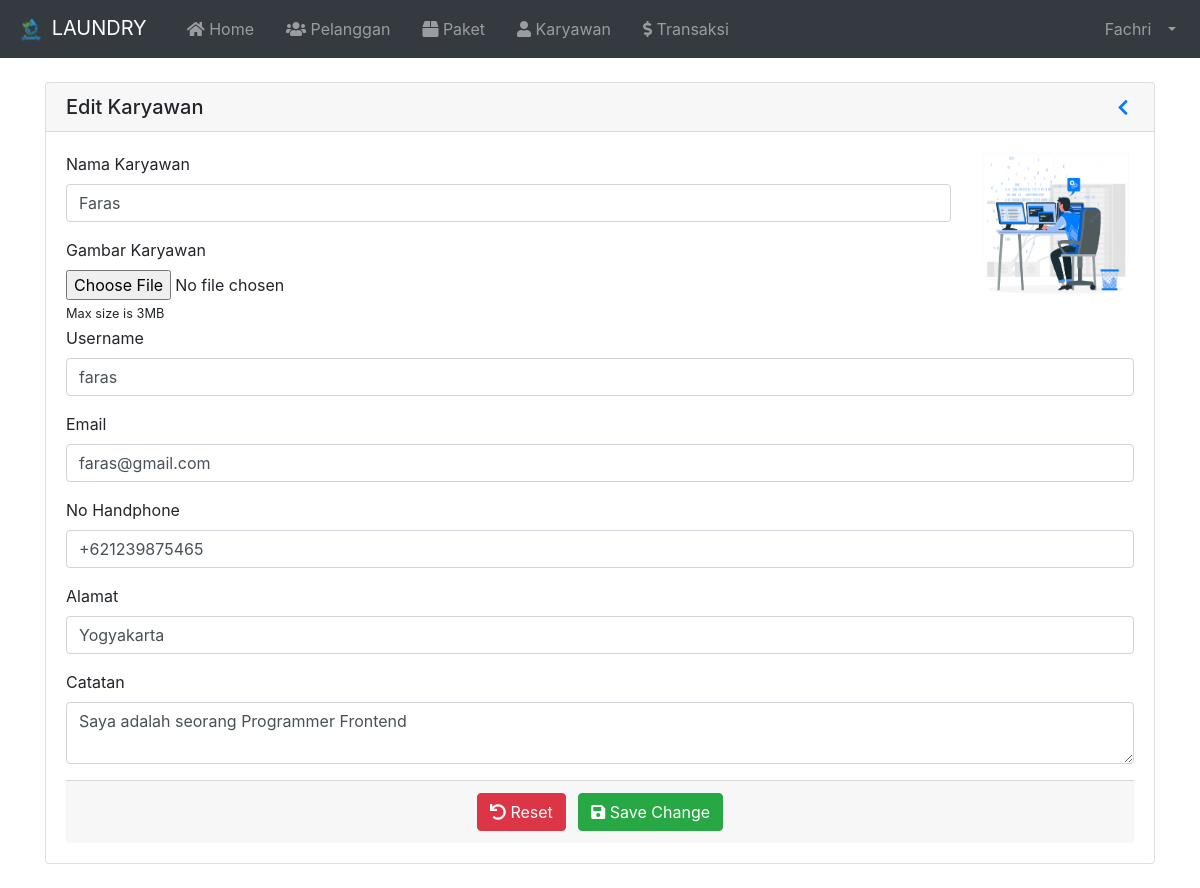
/index.php?page=EditKaryawan&id=2 (signed in), run on the app's committed database.
### tables this page shows
CREATE TABLE `tbl_karyawan` (
  `id` int(11) NOT NULL,
  `nama` varchar(100) NOT NULL,
  `username` varchar(30) NOT NULL,
  `password` varchar(255) NOT NULL,
  `email` varchar(255) NOT NULL,
  `no_hp` varchar(20) NOT NULL,
  `alamat` varchar(100) NOT NULL,
  `catatan` varchar(255) NOT NULL,
  `image` varchar(255) NOT NULL,
  `role` varchar(20) NOT NULL
);

### index.php (called while the page is built, shortened)
<?php
  require 'load/config.php';
  require 'load/function.php';
?>
<?php require_once 'header.php'; ?>
<?php require 'content.php'; ?>
<?php require_once 'footer.php'; ?>

### load/function.php (called while the page is built, shortened)
<?php
  require 'config.php';
  function viewData( $query ) {
    global $koneksi;
    $result = mysqli_query($koneksi, $query);
    if (mysqli_num_rows($result) == 1) {
      return mysqli_fetch_assoc($result);
    }
    $rows = [];
    return $rows;
  }
?>

### page/karyawan/editkaryawan.php (the view, shortened to what this page needs)
<?php
	$id = $_GET['id'];
	$data = viewData("SELECT * FROM tbl_karyawan WHERE id = '$id'");
?>
<div class="container">
	<div class="card mt-4 mb-4">
		<h5 class="card-header d-flex flex-row align-items-center justify-content-between">
			<a>Edit Karyawan</a>
			<a href="?page=Karyawan" role="button" id="dropdownMenuLink" aria-haspopup="true" aria-expanded="false">
				<i class="fas fa-chevron-left fa-sm fa-fw"></i>
			</a>
		</h5>
		<div class="card-body">
			<form method="post" enctype="multipart/form-data">
				<div class="row">
					<div class="col-md-10">
						<div class="form-group">
							<label for="nama">Nama Karyawan</label>
							<input type="text" maxlength="50" class="form-control" name="nama" id="nama" value="<?= $data['nama']; ?>"
								placeholder="Masukkan Nama Karyawan" required autofocus>
						</div>
						<div class="custom-file">
							<label for="image">Gambar Karyawan</label>
							<input type="file" class="form-control-file" name="image" id="image">
							<small>Max size is 3MB</small>
						</div>
					</div>
					<div class="col">
						<img id="imagePreview" src="upload/karyawan/<?= $data['image']; ?>" class="mb-4" height="150px" width="150px" alt="">
					</div>
				</div>
				<div class="form-group">
					<label for="username">Username</label>
					<input type="text" maxlength="30" class="form-control" name="username" id="username" placeholder="Username" value="<?= $data['username']; ?>" required>
				</div>
				<div class="form-group">
					<label for="email">Email</label>
					<input type="text" maxlength="200" class="form-control" name="email" id="email" placeholder="Email" value="<?= $data['email']; ?>" required>
				</div>
				<div class="form-group">
					<label for="no_hp">No Handphone</label>
					<input type="text" min="0" maxlength="20" class="form-control" name="no_hp" id="no_hp" placeholder="No Handphone" value="<?= $data['no_hp']; ?>" required>
				</div>
				<div class="form-group">
					<label for="alamat">Alamat</label>
					<input type="text" maxlength="100" class="form-control" name="alamat" id="alamat" placeholder="Alamat" value="<?= $data['alamat']; ?>"required>
				</div>
				<div class="form-group">
					<label for="Catatan">Catatan</label>
					<textarea type="text" maxlength="255" class="form-control" name="catatan" id="catatan" placeholder="Catatan" required><?= $data['catatan']; ?></textarea>
				</div>
				<div class="card-footer text-center">
					<button type="reset" class="btn btn-danger mr-2"><i class="fas fa-undo"></i> Reset</button>
					<button type="submit" name="submit" class="btn btn-success"><i class="fas fa-save"></i> Save Change</button>
				</div>
			</form>
		</div>
	</div>
</div>

### header.php (shortened to what this page needs)
<?php
  $id = $_SESSION['id'];
  $result = mysqli_query($koneksi, "SELECT * FROM tbl_karyawan WHERE id = '$id'");
  $user = mysqli_fetch_assoc($result);
?>
<!DOCTYPE html>
<html lang="en">
<head>
	<link rel="stylesheet" href="asset/vendor/bootstrap-4.5.3/css/bootstrap.min.css">
	<link rel="stylesheet" href="asset/vendor/fontawesome/css/all.min.css">
	<link rel="stylesheet" href="asset/vendor/datatables-b4/datatables.min.css">
</head>
<body>
	<nav class="navbar navbar-expand-lg navbar-dark bg-dark">
		<a class="navbar-brand" href="index.php">
			<img src="asset/img/icon.png" width="30" height="30" alt="">
			LAUNDRY
		</a>
		<div class="collapse navbar-collapse" id="navbarSupportedContent">
			<ul class="navbar-nav mr-auto">
				<li class="nav-item ml-3">
					<a class="nav-link" href="index.php"><i class="fas fa-home"></i> Home<span class="sr-only">(current)</span></a>
				</li>
				<li class="nav-item ml-3">
					<a class="nav-link" href="?page=Pelanggan"><i class="fas fa-users"></i> Pelanggan</a>
				</li>
				<li class="nav-item ml-3">
					<a class="nav-link" href="?page=Paket"><i class="fas fa-box"></i> Paket</a>
				</li>
				<?php if ($user['role'] == 'Admin') : ?>
				<li class="nav-item ml-3">
					<a class="nav-link" href="?page=Karyawan"><i class="fas fa-user"></i> Karyawan</a>
				</li>
				<?php endif; ?>
				<li class="nav-item ml-3">
					<a class="nav-link " href="?page=Transaksi"><i class="fas fa-dollar-sign"></i> Transaksi</a>
				</li>
			</ul>
			<ul class="navbar-nav ml-auto">
				<li class="nav-item dropdown">
					<a class="nav-link dropdown-toggle" href="#" id="userDropdown" role="button" data-toggle="dropdown"
						aria-haspopup="true" aria-expanded="false">
						<span class="mr-2 d-none d-lg-inline"><?= $user['nama']; ?></span>
					</a>
				</li>
			</ul>
		</div>
	</nav>

### data on the page
tbl_karyawan: nama "Fachri"
tbl_karyawan: nama "Faras", image (picture), username "faras", email "faras@gmail.com", no_hp "+621239875465", alamat "Yogyakarta", catatan "Saya adalah seorang Programmer Frontend"
